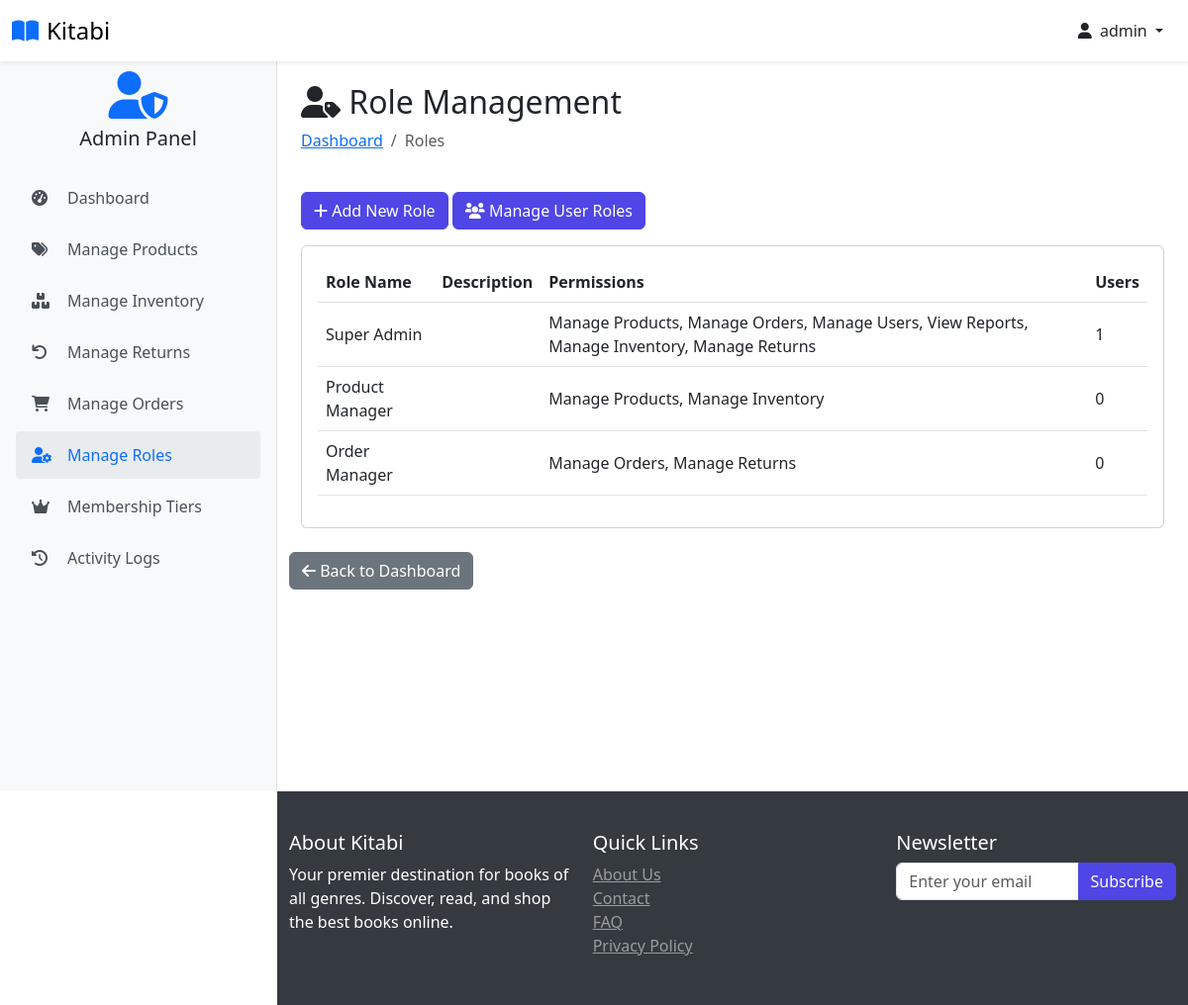
/roles (signed in), run on the app's committed database.
### website/models.py (models this page shows, shortened)
class Customer(db.Model, UserMixin):
    id = db.Column(db.Integer, primary_key=True)
    full_name = db.Column(db.String(100), nullable=False)
    email = db.Column(db.String(100), unique=True, nullable=False)
    username = db.Column(db.String(100), unique=True, nullable=False)
    password_hash = db.Column(db.String(200), nullable=False)
    date_joined = db.Column(db.DateTime(), default=datetime.utcnow)
    is_admin_val = db.Column(db.Boolean, default=False)
    last_login = db.Column(db.DateTime)
    status = db.Column(db.String(20), default='active')
    membership_tier_id = db.Column(db.Integer, db.ForeignKey('membership_tier.id'), default=1)  # Default to Normal
    points = db.Column(db.Integer, default=0)
    membership_tier = db.relationship('MembershipTier', backref='customers')
    cart_items = db.relationship('Cart', back_populates='customer', lazy=True)
    orders = db.relationship('Order', back_populates='customer', lazy=True)
    activity_logs = db.relationship('ActivityLog', back_populates='user', lazy=True)
    returns = db.relationship('Return', foreign_keys='Return.customer_link', back_populates='customer', lazy=True)
    roles = db.relationship(
        'Role',
        secondary=user_roles,
        back_populates='users',
        lazy='dynamic'
    )
    @property
    def password(self):
        raise AttributeError('Password is not a readable Attribute')
    @property
    def is_admin(self):
        return self.is_admin_val or any(
            role.name in ['Super Admin', 'Product Manager', 'Order Manager']
            for role in self.roles
        )
    def has_permission(self, permission):
        if not self.roles:
            return False
        for role in self.roles:
            permissions = role.permissions or []
            if permission in permissions:
                return True
        return False

class Role(db.Model):
    id = db.Column(db.Integer, primary_key=True)
    name = db.Column(db.String(50), unique=True, nullable=False)
    description = db.Column(db.String(200))
    permissions = db.Column(db.JSON)
    created_at = db.Column(db.DateTime, default=datetime.utcnow)
    users = db.relationship(
        'Customer',
        secondary=user_roles,
        back_populates='roles',
        lazy='dynamic'
    )

### website/admin.py (the view)
@admin.route('/roles', methods=['GET'])
@login_required
@admin_required
@check_permission('manage_users')
def manage_roles():
    try:
        roles = Role.query.all()
        roles_data = []
        for role in roles:
            if isinstance(role.permissions, str):
                try:
                    permissions = json.loads(role.permissions)
                except:
                    permissions = []
            else:
                permissions = role.permissions or []
            role_data = {
                'id': role.id,
                'name': role.name,
                'description': role.description or '',
                'permissions': [p.strip() for p in permissions if p], # Clean up permissions
                'user_count': role.users.count()
            }
            roles_data.append(role_data)
        return render_template('admin_roles.html', roles=roles_data)
    except Exception as e:
        print(f"Error in manage_roles: {str(e)}")
        flash('Error loading roles', 'error')
        return redirect(url_for('admin.admin_page'))

### website/templates/admin_roles.html (shortened to what this page needs)
{% extends 'base.html' %}
{% block body %}
<div class="container  ">
    <div class="row mb-4">
        <div class="col">
            <h2><i class="fas fa-user-tag"></i> Role Management</h2>
            <nav aria-label="breadcrumb">
                <ol class="breadcrumb">
                    <li class="breadcrumb-item"><a href="{{ url_for('admin.admin_page') }}">Dashboard</a></li>
                    <li class="breadcrumb-item active">Roles</li>
                </ol>
            </nav>
        </div>
    </div>
    <div class="row mb-3">
        <div class="col">
            <a href="{{ url_for('admin.add_role') }}" class="btn btn-primary">
                <i class="fas fa-plus"></i> Add New Role
            </a>
            <a href="{{ url_for('admin.display_customers') }}" class="btn btn-primary">
                <i class="fas fa-users"></i> Manage User Roles
            </a>
        </div>
    </div>
    <div class="card">
        <div class="card-body">
            <div class="table-responsive">
                <table class="table table-hover align-middle">
                    <thead>
                        <tr>
                            <th>Role Name</th>
                            <th>Description</th>
                            <th style="min-width: 300px;">Permissions</th>
                            <th>Users</th>
                        </tr>
                    </thead>
                    <tbody>
                        {% for role in roles %}
                        <tr>
                            <td class="fw-medium">{{ role.name }}</td>
                            <td>{{ role.description }}</td>
                            <td>
                                {% if role.permissions %}
                                    {% set formatted_permissions = [] %}
                                    {% for permission in role.permissions %}
                                        {% set formatted_permission = permission | replace('_', ' ') | title %}
                                        {% set _ = formatted_permissions.append(formatted_permission) %}
                                    {% endfor %}
                                    {{ formatted_permissions | join(', ') }}
                                {% else %}
                                    <span class="text-muted fst-italic">No permissions assigned</span>
                                {% endif %}
                            </td>
                            <td>{{ role.user_count }}</td>
                        </tr>
                        {% endfor %}
                    </tbody>
                </table>
            </div>
        </div>
    </div>
</div>
<div class="row mt-4 mb-5">
    <div class="col">
        <a href="{{ url_for('admin.admin_page') }}" class="btn btn-secondary">
            <i class="fas fa-arrow-left"></i> Back to Dashboard
        </a>
    </div>
</div>
</div>
{% endblock %}

### website/templates/base.html (shortened to what this page needs)
<!DOCTYPE html>
<html lang="en">
<head>
    <link rel="stylesheet" href="{{ url_for('static', filename='css/bootstrap.min.css') }}">
    <link rel="stylesheet" href="{{ url_for('static', filename='css/owl.carousel.min.css') }}">
    <link rel="stylesheet" href="{{ url_for('static', filename='css/style.css') }}">
    <link rel="stylesheet" href="https://cdnjs.cloudflare.com/ajax/libs/font-awesome/6.0.0/css/all.min.css">
</head>
<body class="{% if current_user.is_authenticated %}{% if current_user.is_admin %}admin-user{% else %}user{% endif %}{% else %}guest{% endif %}">
<nav class="navbar navbar-light bg-white fixed-top shadow-sm">
    <div class="container-fluid">
        <div class="d-flex align-items-center">
            <a class="navbar-brand d-flex align-items-center" href="/">
                <i class="fas fa-book-open text-primary me-2"></i>
                <span class="font-weight-bold">Kitabi</span>
            </a>
        </div>
        <div class="d-flex align-items-center user-nav">
            {% if current_user.is_authenticated %}
                <div class="dropdown">
                    <button class="btn btn-link text-dark text-decoration-none dropdown-toggle" type="button" id="userDropdown" data-bs-toggle="dropdown" aria-expanded="false">
                        <i class="fas fa-user me-1"></i>
                        {{ current_user.username }}
                    </button>
                </div>
            {% else %}
                <a href="{{ url_for('auth.login') }}" class="btn btn-primary">
                    <i class="fas fa-sign-in-alt me-2"></i>Login
                </a>
            {% endif %}
        </div>
    </div>
</nav>
    {% if current_user.is_authenticated %}
        {% if current_user.is_admin %}
            <div class="admin-sidebar">
                <div class="text-center mb-4">
                    <i class="fas fa-user-shield fa-3x text-primary"></i>
                    <h5 class="mt-2">Admin Panel</h5>
                </div>
                <div class="nav flex-column">
                    <a class="admin-nav-item" href="{{ url_for('admin.admin_page') }}">
                        <i class="fas fa-tachometer-alt"></i>Dashboard
                    </a>
                    <a class="admin-nav-item" href="{{ url_for('admin.shop_items') }}">
                        <i class="fas fa-tags"></i>Manage Products
                    </a>
                    <a class="admin-nav-item" href="{{ url_for('admin.inventory_management') }}">
                        <i class="fas fa-boxes"></i>Manage Inventory
                    </a>
                    <a class="admin-nav-item" href="{{ url_for('admin.returns_management') }}">
                        <i class="fas fa-undo"></i>Manage Returns
                    </a>
                    <a class="admin-nav-item" href="{{ url_for('admin.order_view') }}">
                        <i class="fas fa-shopping-cart"></i>Manage Orders
                    </a>
                    <a class="admin-nav-item" href="{{ url_for('admin.manage_roles') }}">
                        <i class="fas fa-user-cog"></i>Manage Roles
                    </a>
                    <a class="admin-nav-item" href="{{ url_for('admin.membership_tiers') }}">
                        <i class="fas fa-crown"></i>Membership Tiers
                    </a>
                    <a class="admin-nav-item" href="{{ url_for('admin.view_activity_logs') }}">
                        <i class="fas fa-history"></i>Activity Logs
                    </a>
                </div>
            </div>
        {% endif %}
{% endif %}
    <main class="main-content">
         <div class="container pt-2">
            {% block body %}{% endblock %}
    </main>
    <footer>
         <div class="container pt-2">
            <div class="row">
                <div class="col-md-4">
                    <h5>About Kitabi</h5>
                    <p>Your premier destination for books of all genres. Discover, read, and shop the best books online.</p>
                </div>
                <div class="col-md-4">
                    <h5>Quick Links</h5>
                    <ul class="list-unstyled">
                        <li><a href="#" class="text-white-50">About Us</a></li>
                        <li><a href="#" class="text-white-50">Contact</a></li>
                        <li><a href="#" class="text-white-50">FAQ</a></li>
                    <li><a href="#" class="text-white-50">Privacy Policy</a></li>
                </ul>
            </div>
            <div class="col-md-4">
                <h5>Newsletter</h5>
                <form>
                    <div class="input-group">
                        <input type="email" class="form-control" placeholder="Enter your email">
                        <button class="btn btn-primary" type="submit">Subscribe</button>
                    </div>
                </form>
            </div>
        </div>
    </div>
</footer>
</body>
</html>

### website/static/css/style.css (style rules this page uses)
:root { --primary-color: #4f46e5; --secondary-color: #818cf8; --dark-color: #1f2937; --light-color: #f3f4f6; }
body { font-family: 'Segoe UI', Tahoma, Geneva, Verdana, sans-serif; padding-top: 56px; margin: 0; }
.navbar-brand { font-size: 1.5rem; }
.sidebar, .admin-sidebar { height: calc(100vh - 56px); position: fixed; top: 56px; left: 0; width: 280px; z-index: 1000; overflow-y: auto; transition: transform 0.3s ease-in-out; padding: 1rem; }
.admin-sidebar { background-color: #f8f9fa; border-right: 1px solid rgba(0, 0, 0, 0.1); }
.main-content { padding-top: 20px; min-height: calc(100vh - 56px); transition: margin-left 0.3s ease-in-out; }
body.admin-user .main-content { margin-left: 280px; }
.admin-nav-item { display: flex; align-items: center; padding: 0.75rem 1rem; color: #495057; text-decoration: none; border-radius: 0.25rem; transition: all 0.2s; margin-bottom: 0.25rem; }
.admin-nav-item:hover, .admin-nav-item.active { background-color: #e9ecef; color: #0d6efd; text-decoration: none; }
.admin-nav-item i { width: 1.5rem; margin-right: 0.75rem; }
.btn-primary { background-color: var(--primary-color); border-color: var(--primary-color); }
footer { flex-shrink: 0; position: relative; width: 100%; margin-top: auto; }
@media (min-width: 992px) { body:not(.admin-user) footer, body.admin-user footer { margin-left: 280px; width: calc(100% - 280px); } }

### website/templates/base.html (style rules this page uses)
body { min-height: 100vh; display: flex; flex-direction: column; padding-top: 56px; }
.sidebar, .admin-sidebar { height: calc(100vh - 56px); position: fixed; top: 56px; left: 0; width: 280px; z-index: 1000; overflow-y: auto; transition: transform 0.3s ease-in-out; padding: 1rem; }
.admin-sidebar { background-color: #f8f9fa; border-right: 1px solid rgba(0, 0, 0, 0.1); }
.admin-nav-item { display: flex; align-items: center; padding: 0.75rem 1rem; color: #495057; text-decoration: none; border-radius: 0.25rem; transition: all 0.2s; margin-bottom: 0.25rem; }
.admin-nav-item:hover, .admin-nav-item.active { background-color: #e9ecef; color: #0d6efd; text-decoration: none; }
.admin-nav-item i { width: 1.5rem; margin-right: 0.75rem; }
.main-content { flex: 1; padding-top: 20px; transition: margin-left 0.3s ease-in-out; }
footer { margin-top: auto; background-color: #343a40; color: white; padding: 2rem 0; }
@media (min-width: 992px) { body.admin-user .main-content, body.admin-user footer { margin-left: 280px; } }

### data on the page
Customer: username "admin"
Role: name "Super Admin", formatted_permissions "Manage Products, Manage Orders, Manage Users, View Reports, Manage Inventory, Manage Returns", user_count "1"
Role: name "Product Manager", formatted_permissions "Manage Products, Manage Inventory", user_count "0"
Role: name "Order Manager", formatted_permissions "Manage Orders, Manage Returns", user_count "0"
